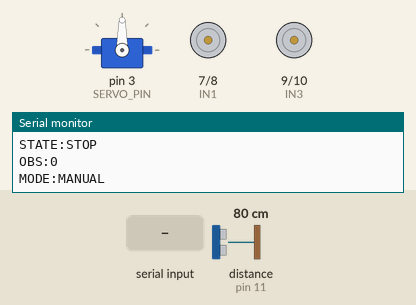
Recording of a sketch running on a simulated Arduino Uno, built with avr-gcc and run on an emulated ATmega328P. Shown: servo, motor-driver pin pairs drawn as motors (green arrow = first pin HIGH = forward, orange = second pin HIGH = backward, longer = more drive, scaled by the enable pin), the last lines printed to the serial monitor. Wiring (inferred from the names in the program): ultrasonic range finder: trigger pin 12; echo pin 11. The test bench sets the inputs (shaded band); at power-on: distance to the obstacle (sensor on pin 11) 80 cm. The echo pulse lasts 58.3 µs per cm.

Above: at 1.2 s.
1.3 s: "A\n" received over the second serial link
At 1.77 s:
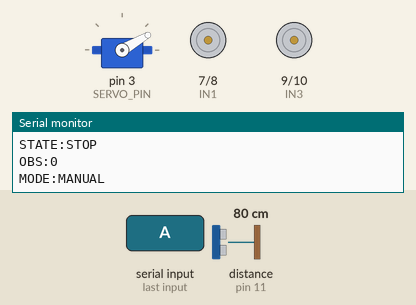
At 3.0 s:
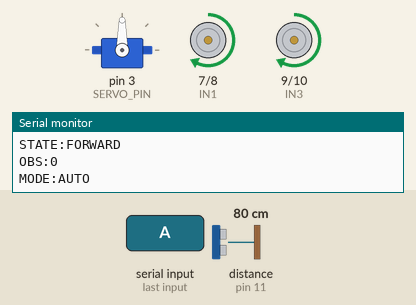
3.3 s: distance to the obstacle (sensor on pin 11) set to 22 cm
4.8 s: distance to the obstacle (sensor on pin 11) set to 18 cm
At 5.58 s:
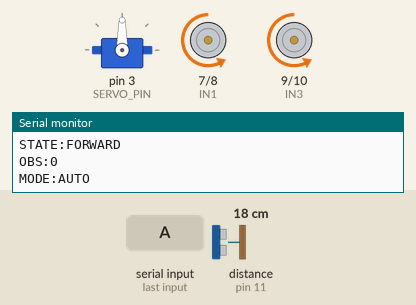
7.8 s: distance to the obstacle (sensor on pin 11) set to 299 cm
10.8 s: distance to the obstacle (sensor on pin 11) set to 2 cm
At 10.9 s:
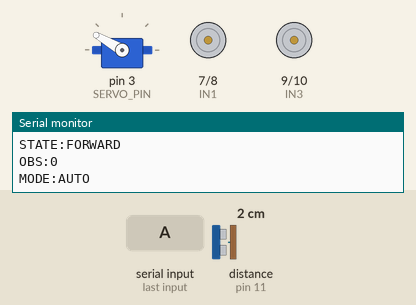
13.8 s: distance to the obstacle (sensor on pin 11) set to 250 cm
Timing chart, 0 to 16.8 s (numbered marks = the images above; inputs shaded):
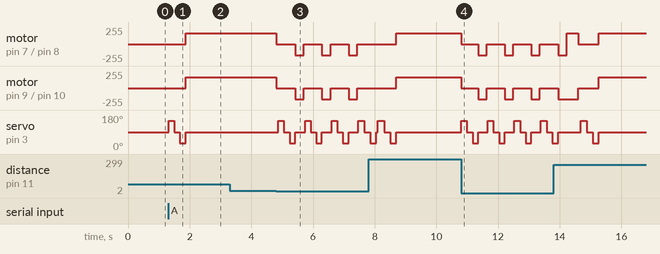

The sketch:

robot_firmware.ino
```cpp
/*
 * Speech Recognition Voice-Controlled Bot - Arduino Uno firmware
 * Wiring:
 * L298N ENA D5 (PWM), IN1 D7, IN2 D8; ENB D6 (PWM), IN3 D9, IN4 D10.
 * HC-SR04 TRIG D12, ECHO D11. SG90 signal D3, servo powered from a suitable 5V supply.
 * HC-05 TX -> Arduino D2 (SoftwareSerial RX); Arduino D4 (SoftwareSerial TX) -> divider -> HC-05 RX.
 * Common GND between Arduino, motor driver, servo supply, and Bluetooth module.
 * Never power motors from the Arduino 5V pin. Use a suitable motor supply and common ground.
 */
#include <SoftwareSerial.h>
#include <Servo.h>

const uint8_t BT_RX = 2, BT_TX = 4;
const uint8_t ENA = 5, ENB = 6, IN1 = 7, IN2 = 8, IN3 = 9, IN4 = 10;
const uint8_t ECHO_PIN = 11, TRIG_PIN = 12, SERVO_PIN = 3;
const int MOTOR_SPEED = 165;
const int OBSTACLE_THRESHOLD_CM = 20;
const unsigned long FAILSAFE_MS = 2000;
const unsigned long TELEMETRY_MS = 250;
const unsigned long AUTO_STEP_MS = 100;

SoftwareSerial bluetooth(BT_RX, BT_TX);
Servo scanner;
enum Direction { DIR_STOP, DIR_FORWARD, DIR_BACKWARD, DIR_LEFT, DIR_RIGHT };
enum Mode { MODE_MANUAL, MODE_AUTO };
Direction directionNow = DIR_STOP;
Mode modeNow = MODE_MANUAL;
unsigned long lastCommandMs = 0, lastTelemetryMs = 0, lastAutoStepMs = 0;
bool obstacleNow = false;
int distanceNow = -1;

void setMotorPins(bool a1, bool a2, bool b1, bool b2, int speedA, int speedB) {
  digitalWrite(IN1, a1); digitalWrite(IN2, a2);
  digitalWrite(IN3, b1); digitalWrite(IN4, b2);
  analogWrite(ENA, constrain(speedA, 0, 255)); analogWrite(ENB, constrain(speedB, 0, 255));
}
void stopMotors() { setMotorPins(LOW, LOW, LOW, LOW, 0, 0); directionNow = DIR_STOP; }
void forwardMotors() {
  if (distanceNow >= 0 && distanceNow < OBSTACLE_THRESHOLD_CM) { stopMotors(); obstacleNow = true; return; }
  setMotorPins(HIGH, LOW, HIGH, LOW, MOTOR_SPEED, MOTOR_SPEED); directionNow = DIR_FORWARD;
}
void backwardMotors() { setMotorPins(LOW, HIGH, LOW, HIGH, MOTOR_SPEED, MOTOR_SPEED); directionNow = DIR_BACKWARD; }
void leftMotors() { setMotorPins(LOW, HIGH, HIGH, LOW, MOTOR_SPEED, MOTOR_SPEED); directionNow = DIR_LEFT; }
void rightMotors() { setMotorPins(HIGH, LOW, LOW, HIGH, MOTOR_SPEED, MOTOR_SPEED); directionNow = DIR_RIGHT; }

long measureDistanceCm() {
  digitalWrite(TRIG_PIN, LOW); delayMicroseconds(3);
  digitalWrite(TRIG_PIN, HIGH); delayMicroseconds(10); digitalWrite(TRIG_PIN, LOW);
  unsigned long duration = pulseIn(ECHO_PIN, HIGH, 25000UL);
  if (duration == 0) return 400;
  return (long)(duration * 0.0343 / 2.0);
}
long scanAt(int angle) { scanner.write(angle); delay(180); return measureDistanceCm(); }

void scanAndAvoid() {
  stopMotors();
  long left = scanAt(150);
  long center = scanAt(90);
  long right = scanAt(30);
  scanner.write(90);
  if (center >= OBSTACLE_THRESHOLD_CM) { forwardMotors(); return; }
  // Reverse briefly, then choose the side with more clearance.
  backwardMotors(); delay(280); stopMotors();
  if (left >= OBSTACLE_THRESHOLD_CM || right >= OBSTACLE_THRESHOLD_CM) {
    if (left >= right) { leftMotors(); delay(380); }
    else { rightMotors(); delay(380); }
    stopMotors();
    if (measureDistanceCm() >= OBSTACLE_THRESHOLD_CM) forwardMotors();
  } else {
    // Both sides blocked: remain stopped rather than repeatedly ramming obstacles.
    stopMotors();
  }
}

void handleCommand(char c) {
  lastCommandMs = millis();
  if (c == 'S') { stopMotors(); return; }
  if (c == 'A') { modeNow = MODE_AUTO; stopMotors(); return; }
  if (c == 'M') { modeNow = MODE_MANUAL; stopMotors(); return; }
  if (modeNow != MODE_MANUAL) return; // manual motion commands are ignored in AUTO mode.
  switch (c) {
    case 'F': forwardMotors(); break;
    case 'B': backwardMotors(); break;
    case 'L': leftMotors(); break;
    case 'R': rightMotors(); break;
    default: break;
  }
}

void sendTelemetry() {
  Serial.print("D:"); Serial.println(distanceNow);
  bluetooth.print("D:"); bluetooth.println(distanceNow);
  const char* names[] = {"STOP", "FORWARD", "BACKWARD", "LEFT", "RIGHT"};
  Serial.print("STATE:"); Serial.println(names[directionNow]);
  bluetooth.print("STATE:"); bluetooth.println(names[directionNow]);
  Serial.print("OBS:"); Serial.println(obstacleNow ? 1 : 0);
  bluetooth.print("OBS:"); bluetooth.println(obstacleNow ? 1 : 0);
  Serial.print("MODE:"); Serial.println(modeNow == MODE_AUTO ? "AUTO" : "MANUAL");
  bluetooth.print("MODE:"); bluetooth.println(modeNow == MODE_AUTO ? "AUTO" : "MANUAL");
}

void setup() {
  pinMode(ENA, OUTPUT); pinMode(ENB, OUTPUT);
  pinMode(IN1, OUTPUT); pinMode(IN2, OUTPUT); pinMode(IN3, OUTPUT); pinMode(IN4, OUTPUT);
  pinMode(TRIG_PIN, OUTPUT); pinMode(ECHO_PIN, INPUT);
  Serial.begin(9600); bluetooth.begin(9600);
  scanner.attach(SERVO_PIN); scanner.write(90);
  stopMotors(); lastCommandMs = millis();
}

void loop() {
  while (bluetooth.available()) {
    char c = (char)bluetooth.read();
    if (c == '\r' || c == '\n' || c == ' ') continue;
    handleCommand(c);
  }
  distanceNow = (int)measureDistanceCm();
  obstacleNow = distanceNow >= 0 && distanceNow < OBSTACLE_THRESHOLD_CM;
  if (directionNow == DIR_FORWARD && obstacleNow) stopMotors();
  if (modeNow == MODE_MANUAL && millis() - lastCommandMs > FAILSAFE_MS) stopMotors();
  if (modeNow == MODE_AUTO && millis() - lastAutoStepMs >= AUTO_STEP_MS) {
    lastAutoStepMs = millis();
    if (obstacleNow || directionNow == DIR_STOP) scanAndAvoid();
    else forwardMotors();
  }
  if (millis() - lastTelemetryMs >= TELEMETRY_MS) {
    lastTelemetryMs = millis();
    sendTelemetry();
  }
}
```

Measured:
- the behaviour switches between 21 and 20 cm on distance to the obstacle (sensor on pin 11) (found by bisection; images 2 and 3)
- after the input at 1.3 s, motor on pin 7 (IN1) / pin 8 (IN2), motor on pin 9 (IN3) / pin 10 (IN4): stopped → forward 165/255 after 0.57 s; servo on pin 3 (SERVO_PIN): 90° → 150° at once, → 90° 0.19 s later, → 30° 0.19 s later, → 90° 0.19 s later
- after the input at 4.8 s, motor on pin 7 (IN1) / pin 8 (IN2), motor on pin 9 (IN3) / pin 10 (IN4): alternates backward 165/255 for 0.28 s and stopped for 0.59 s, starting at once; servo on pin 3 (SERVO_PIN): 90° → 150° after 0.08 s, then repeats every 0.87 s: 90° 0.18 s, 30° 0.18 s, 90° 0.32 s, 150° 0.18 s
- after the input at 10.8 s, motor on pin 7 (IN1) / pin 8 (IN2), motor on pin 9 (IN3) / pin 10 (IN4): alternates backward 165/255 for 0.28 s and stopped for 0.58 s, starting at once; servo on pin 3 (SERVO_PIN): 90° → 150° at once, then repeats every 0.86 s: 90° 0.18 s, 30° 0.18 s, 90° 0.32 s, 150° 0.18 s
